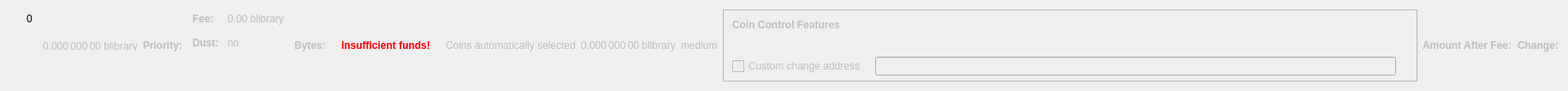
    <widget class="QWidget" name="dummyHideWidget" native="true">
     <property name="maximumSize">
      <size>
       <width>100</width>
       <height>22</height>
      </size>
     </property>
     <layout class="QHBoxLayout" name="dummyHideLayout">
      <item>
       <layout class="QFormLayout" name="formLayoutCoinControl1">
        <property name="horizontalSpacing">
         <number>10</number>
        </property>
        <property name="verticalSpacing">
         <number>14</number>
        </property>
        <property name="leftMargin">
         <number>10</number>
        </property>
        <property name="topMargin">
         <number>4</number>
        </property>
        <property name="rightMargin">
         <number>6</number>
        </property>
        <item row="0" column="1">
         <widget class="QLabel" name="labelCoinControlBytes">
          <property name="cursor">
           <cursorShape>IBeamCursor</cursorShape>
          </property>
          <property name="contextMenuPolicy">
           <enum>Qt::ActionsContextMenu</enum>
          </property>
          <property name="text">
           <string notr="true">0</string>
          </property>
          <property name="textInteractionFlags">
           <set>Qt::LinksAccessibleByMouse|Qt::TextSelectableByKeyboard|Qt::TextSelectableByMouse</set>
          </property>
         </widget>
        </item>
       </layout>
      </item>
      <item>
       <widget class="QLabel" name="labelCoinControlAfterFee">
        <property name="enabled">
         <bool>false</bool>
        </property>
        <property name="sizePolicy">
         <sizepolicy hsizetype="Fixed" vsizetype="Fixed">
          <horstretch>0</horstretch>
          <verstretch>0</verstretch>
         </sizepolicy>
        </property>
        <property name="minimumSize">
         <size>
          <width>111</width>
          <height>12</height>
         </size>
        </property>
        <property name="maximumSize">
         <size>
          <width>111</width>
          <height>12</height>
         </size>
        </property>
        <property name="cursor">
         <cursorShape>IBeamCursor</cursorShape>
        </property>
        <property name="contextMenuPolicy">
         <enum>Qt::ActionsContextMenu</enum>
        </property>
        <property name="text">
         <string notr="true">0.000 000 00 blibrary</string>
        </property>
        <property name="textInteractionFlags">
         <set>Qt::LinksAccessibleByMouse|Qt::TextSelectableByKeyboard|Qt::TextSelectableByMouse</set>
        </property>
       </widget>
      </item>
      <item>
       <widget class="QLabel" name="labelCoinControlPriorityText">
        <property name="enabled">
         <bool>false</bool>
        </property>
        <property name="font">
         <font>
          <weight>75</weight>
          <bold>true</bold>
         </font>
        </property>
        <property name="text">
         <string>Priority:</string>
        </property>
       </widget>
      </item>
      <item>
       <layout class="QHBoxLayout" name="horizontalLayout"/>
      </item>
      <item>
       <layout class="QFormLayout" name="formLayoutCoinControl3">
        <property name="horizontalSpacing">
         <number>10</number>
        </property>
        <property name="verticalSpacing">
         <number>14</number>
        </property>
        <property name="leftMargin">
         <number>6</number>
        </property>
        <property name="topMargin">
         <number>4</number>
        </property>
        <property name="rightMargin">
         <number>6</number>
        </property>
        <item row="0" column="0">
         <widget class="QLabel" name="labelCoinControlFeeText">
          <property name="enabled">
           <bool>false</bool>
          </property>
          <property name="font">
           <font>
            <weight>75</weight>
            <bold>true</bold>
           </font>
          </property>
          <property name="text">
           <string>Fee:</string>
          </property>
          <property name="margin">
           <number>0</number>
          </property>
         </widget>
        </item>
        <item row="0" column="1">
         <widget class="QLabel" name="labelCoinControlFee">
          <property name="enabled">
           <bool>false</bool>
          </property>
          <property name="cursor">
           <cursorShape>IBeamCursor</cursorShape>
          </property>
          <property name="contextMenuPolicy">
           <enum>Qt::ActionsContextMenu</enum>
          </property>
          <property name="text">
           <string notr="true">0.00 blibrary</string>
          </property>
          <property name="textInteractionFlags">
           <set>Qt::LinksAccessibleByMouse|Qt::TextSelectableByKeyboard|Qt::TextSelectableByMouse</set>
          </property>
         </widget>
        </item>
        <item row="1" column="0">
         <widget class="QLabel" name="labelCoinControlLowOutputText">
          <property name="enabled">
           <bool>false</bool>
          </property>
          <property name="font">
           <font>
            <weight>75</weight>
            <bold>true</bold>
           </font>
          </property>
          <property name="text">
           <string>Dust:</string>
          </property>
         </widget>
        </item>
        <item row="1" column="1">
         <widget class="QLabel" name="labelCoinControlLowOutput">
          <property name="enabled">
           <bool>false</bool>
          </property>
          <property name="cursor">
           <cursorShape>IBeamCursor</cursorShape>
          </property>
          <property name="contextMenuPolicy">
           <enum>Qt::ActionsContextMenu</enum>
          </property>
          <property name="text">
           <string>no</string>
          </property>
          <property name="textInteractionFlags">
           <set>Qt::LinksAccessibleByMouse|Qt::TextSelectableByKeyboard|Qt::TextSelectableByMouse</set>
          </property>
         </widget>
        </item>
       </layout>
      </item>
      <item>
       <widget class="QLabel" name="labelCoinControlBytesText">
        <property name="enabled">
         <bool>false</bool>
        </property>
        <property name="font">
         <font>
          <weight>75</weight>
          <bold>true</bold>
         </font>
        </property>
        <property name="text">
         <string>Bytes:</string>
        </property>
       </widget>
      </item>
      <item>
       <layout class="QFormLayout" name="formLayoutCoinControl2">
        <property name="horizontalSpacing">
         <number>10</number>
        </property>
        <property name="verticalSpacing">
         <number>14</number>
        </property>
        <property name="leftMargin">
         <number>6</number>
        </property>
        <property name="topMargin">
         <number>4</number>
        </property>
        <property name="rightMargin">
         <number>6</number>
        </property>
       </layout>
      </item>
      <item>
       <layout class="QHBoxLayout" name="horizontalLayoutCoinControl2">
        <property name="spacing">
         <number>8</number>
        </property>
        <property name="bottomMargin">
         <number>10</number>
        </property>
       </layout>
      </item>
      <item>
       <widget class="QLabel" name="labelCoinControlInsuffFunds">
        <property name="enabled">
         <bool>false</bool>
        </property>
        <property name="minimumSize">
         <size>
          <width>0</width>
          <height>0</height>
         </size>
        </property>
        <property name="font">
         <font>
          <weight>75</weight>
          <bold>true</bold>
         </font>
        </property>
        <property name="styleSheet">
         <string notr="true">color:red;font-weight:bold;</string>
        </property>
        <property name="text">
         <string>Insufficient funds!</string>
        </property>
        <property name="margin">
         <number>5</number>
        </property>
       </widget>
      </item>
      <item>
       <layout class="QFormLayout" name="formLayoutCoinControl4">
        <property name="horizontalSpacing">
         <number>10</number>
        </property>
        <property name="verticalSpacing">
         <number>14</number>
        </property>
        <property name="leftMargin">
         <number>6</number>
        </property>
        <property name="topMargin">
         <number>4</number>
        </property>
        <property name="rightMargin">
         <number>6</number>
        </property>
       </layout>
      </item>
      <item>
       <widget class="QLabel" name="labelCoinControlAutomaticallySelected">
        <property name="enabled">
         <bool>false</bool>
        </property>
        <property name="sizePolicy">
         <sizepolicy hsizetype="Fixed" vsizetype="Fixed">
          <horstretch>0</horstretch>
          <verstretch>0</verstretch>
         </sizepolicy>
        </property>
        <property name="minimumSize">
         <size>
          <width>0</width>
          <height>0</height>
         </size>
        </property>
        <property name="maximumSize">
         <size>
          <width>240</width>
          <height>16777215</height>
         </size>
        </property>
        <property name="text">
         <string>Coins automatically selected</string>
        </property>
        <property name="margin">
         <number>5</number>
        </property>
       </widget>
      </item>
      <item>
       <widget class="QLabel" name="labelCoinControlChange">
        <property name="enabled">
         <bool>false</bool>
        </property>
        <property name="sizePolicy">
         <sizepolicy hsizetype="Fixed" vsizetype="Fixed">
          <horstretch>0</horstretch>
          <verstretch>0</verstretch>
         </sizepolicy>
        </property>
        <property name="minimumSize">
         <size>
          <width>111</width>
          <height>0</height>
         </size>
        </property>
        <property name="maximumSize">
         <size>
          <width>111</width>
          <height>16777215</height>
         </size>
        </property>
        <property name="cursor">
         <cursorShape>IBeamCursor</cursorShape>
        </property>
        <property name="contextMenuPolicy">
         <enum>Qt::ActionsContextMenu</enum>
        </property>
        <property name="text">
         <string notr="true">0.000 000 00 blibrary</string>
        </property>
        <property name="textInteractionFlags">
         <set>Qt::LinksAccessibleByMouse|Qt::TextSelectableByKeyboard|Qt::TextSelectableByMouse</set>
        </property>
       </widget>
      </item>
      <item>
       <widget class="QLabel" name="labelCoinControlPriority">
        <property name="enabled">
         <bool>false</bool>
        </property>
        <property name="cursor">
         <cursorShape>IBeamCursor</cursorShape>
        </property>
        <property name="contextMenuPolicy">
         <enum>Qt::ActionsContextMenu</enum>
        </property>
        <property name="text">
         <string>medium</string>
        </property>
        <property name="textInteractionFlags">
         <set>Qt::LinksAccessibleByMouse|Qt::TextSelectableByKeyboard|Qt::TextSelectableByMouse</set>
        </property>
       </widget>
      </item>
      <item>
       <widget class="QFrame" name="frameCoinControl">
        <property name="sizePolicy">
         <sizepolicy hsizetype="Expanding" vsizetype="Expanding">
          <horstretch>0</horstretch>
          <verstretch>0</verstretch>
         </sizepolicy>
        </property>
        <property name="maximumSize">
         <size>
          <width>16777215</width>
          <height>16777215</height>
         </size>
        </property>
        <property name="frameShape">
         <enum>QFrame::StyledPanel</enum>
        </property>
        <property name="frameShadow">
         <enum>QFrame::Sunken</enum>
        </property>
        <layout class="QVBoxLayout" name="verticalLayoutCoinControl2_2">
         <property name="spacing">
          <number>0</number>
         </property>
         <property name="leftMargin">
          <number>0</number>
         </property>
         <property name="topMargin">
          <number>0</number>
         </property>
         <property name="rightMargin">
          <number>0</number>
         </property>
         <property name="bottomMargin">
          <number>6</number>
         </property>
         <item>
          <layout class="QVBoxLayout" name="verticalLayoutCoinControl" stretch="0,0,0,1">
           <property name="spacing">
            <number>0</number>
           </property>
           <property name="leftMargin">
            <number>10</number>
           </property>
           <property name="topMargin">
            <number>10</number>
           </property>
           <item>
            <layout class="QHBoxLayout" name="horizontalLayoutCoinControl1">
             <property name="bottomMargin">
              <number>15</number>
             </property>
             <item>
              <widget class="QLabel" name="labelCoinControlFeatures">
               <property name="enabled">
                <bool>false</bool>
               </property>
               <property name="sizePolicy">
                <sizepolicy hsizetype="Preferred" vsizetype="Maximum">
                 <horstretch>0</horstretch>
                 <verstretch>0</verstretch>
                </sizepolicy>
               </property>
               <property name="font">
                <font>
                 <weight>75</weight>
                 <bold>true</bold>
                </font>
               </property>
               <property name="styleSheet">
                <string notr="true">font-weight:bold;</string>
               </property>
               <property name="text">
                <string>Coin Control Features</string>
               </property>
              </widget>
             </item>
            </layout>
           </item>
           <item>
            <widget class="QWidget" name="widgetCoinControl" native="true">
             <property name="sizePolicy">
              <sizepolicy hsizetype="Preferred" vsizetype="Preferred">
               <horstretch>0</horstretch>
               <verstretch>0</verstretch>
              </sizepolicy>
             </property>
             <property name="minimumSize">
              <size>
               <width>0</width>
               <height>0</height>
              </size>
             </property>
             <property name="styleSheet">
              <string notr="true"/>
             </property>
             <layout class="QHBoxLayout" name="horizontalLayoutCoinControl5_2">
              <property name="leftMargin">
               <number>0</number>
              </property>
              <property name="topMargin">
               <number>0</number>
              </property>
              <property name="rightMargin">
               <number>0</number>
              </property>
              <property name="bottomMargin">
               <number>0</number>
              </property>
              <item>
               <layout class="QHBoxLayout" name="horizontalLayoutCoinControl3">
                <property name="spacing">
                 <number>20</number>
                </property>
                <property name="topMargin">
                 <number>0</number>
                </property>
                <property name="bottomMargin">
                 <number>10</number>
                </property>
               </layout>
              </item>
             </layout>
            </widget>
           </item>
           <item>
            <layout class="QHBoxLayout" name="horizontalLayoutCoinControl4" stretch="0,0,0">
             <property name="spacing">
              <number>12</number>
             </property>
             <property name="sizeConstraint">
              <enum>QLayout::SetDefaultConstraint</enum>
             </property>
             <property name="topMargin">
              <number>5</number>
             </property>
             <property name="rightMargin">
              <number>5</number>
             </property>
             <item>
              <widget class="QCheckBox" name="checkBoxCoinControlChange">
               <property name="enabled">
                <bool>false</bool>
               </property>
               <property name="toolTip">
                <string>If this is activated, but the change address is empty or invalid, change will be sent to a newly generated address.</string>
               </property>
               <property name="text">
                <string>Custom change address</string>
               </property>
              </widget>
             </item>
             <item>
              <widget class="QValidatedLineEdit" name="lineEditCoinControlChange">
               <property name="enabled">
                <bool>false</bool>
               </property>
               <property name="sizePolicy">
                <sizepolicy hsizetype="Expanding" vsizetype="Fixed">
                 <horstretch>0</horstretch>
                 <verstretch>0</verstretch>
                </sizepolicy>
               </property>
              </widget>
             </item>
             <item>
              <widget class="QLabel" name="labelCoinControlChangeLabel_2">
               <property name="sizePolicy">
                <sizepolicy hsizetype="Preferred" vsizetype="Expanding">
                 <horstretch>0</horstretch>
                 <verstretch>0</verstretch>
                </sizepolicy>
               </property>
               <property name="minimumSize">
                <size>
                 <width>0</width>
                 <height>0</height>
                </size>
               </property>
               <property name="text">
                <string/>
               </property>
               <property name="margin">
                <number>3</number>
               </property>
              </widget>
             </item>
            </layout>
           </item>
           <item>
            <spacer name="verticalSpacerCoinControl">
             <property name="orientation">
              <enum>Qt::Vertical</enum>
             </property>
             <property name="sizeHint" stdset="0">
              <size>
               <width>800</width>
               <height>1</height>
              </size>
             </property>
            </spacer>
           </item>
          </layout>
         </item>
        </layout>
       </widget>
      </item>
      <item>
       <widget class="QLabel" name="labelCoinControlAfterFeeText">
        <property name="enabled">
         <bool>false</bool>
        </property>
        <property name="minimumSize">
         <size>
          <width>0</width>
          <height>0</height>
         </size>
        </property>
        <property name="maximumSize">
         <size>
          <width>16777215</width>
          <height>16777215</height>
         </size>
        </property>
        <property name="font">
         <font>
          <weight>75</weight>
          <bold>true</bold>
         </font>
        </property>
        <property name="text">
         <string>Amount After Fee:</string>
        </property>
        <property name="alignment">
         <set>Qt::AlignLeading|Qt::AlignLeft|Qt::AlignVCenter</set>
        </property>
        <property name="margin">
         <number>0</number>
        </property>
       </widget>
      </item>
      <item>
       <widget class="QLabel" name="labelCoinControlChangeText">
        <property name="enabled">
         <bool>false</bool>
        </property>
        <property name="sizePolicy">
         <sizepolicy hsizetype="Preferred" vsizetype="Preferred">
          <horstretch>0</horstretch>
          <verstretch>0</verstretch>
         </sizepolicy>
        </property>
        <property name="minimumSize">
         <size>
          <width>0</width>
          <height>0</height>
         </size>
        </property>
        <property name="maximumSize">
         <size>
          <width>16777215</width>
          <height>16777215</height>
         </size>
        </property>
        <property name="font">
         <font>
          <weight>75</weight>
          <bold>true</bold>
         </font>
        </property>
        <property name="text">
         <string>Change:</string>
        </property>
        <property name="alignment">
         <set>Qt::AlignLeading|Qt::AlignLeft|Qt::AlignVCenter</set>
        </property>
       </widget>
      </item>
     </layout>
    </widget>
